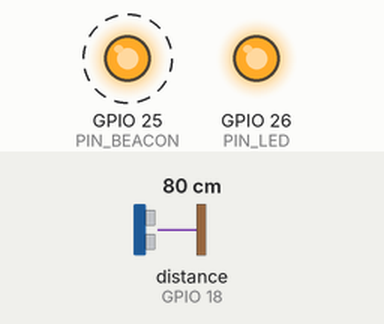
The sketch below on a simulated ESP32. On the bench: output pins drawn as LEDs (lit = HIGH). Wiring (inferred from the names in the program): ultrasonic range finder: trigger GPIO 5; echo GPIO 18. Dashed ring = blinking. The test bench sets the inputs (shaded band); at power-on: distance to the obstacle (sensor on GPIO 18) 80 cm. The echo pulse lasts 58.3 µs per cm; WiFi joins after 1.5 s; servers stay silent unless stated; no MQTT or app messages arrive unless stated; pins used as bus, display or sensor lines are not drawn.

Above: at 0.9 s.
1.3 s: distance to the obstacle (sensor on GPIO 18) set to 299 cm
At 2.26 s:
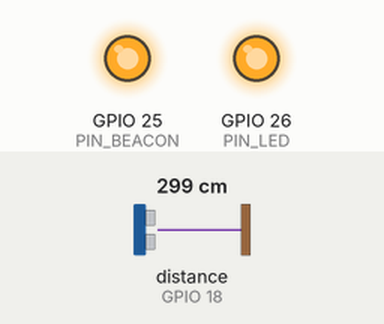
At 2.9 s:
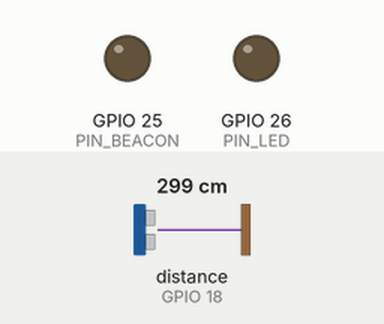
4.3 s: distance to the obstacle (sensor on GPIO 18) set to 35 cm
Timing chart, 0 to 13.3 s (numbered marks = the images above; inputs shaded):
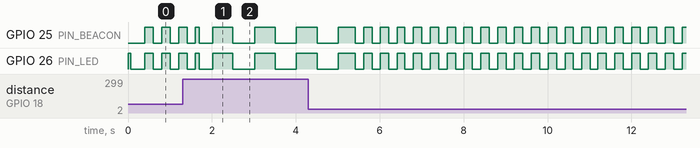

The sketch:

bantay-baha-node.ino
```cpp
// Bantay Baha sensor node: ESP32 + JSN-SR04T on a pole over the creek.
//
// Measures the water, works out the alert level itself, flashes the beacon, publishes
// JSON over MQTT, and texts the captain when the network is down. See docs/sensor-node.md
// for the wiring and the loop this implements, and firmware/README.md to build it.
//
// Libraries: PubSubClient (Nick O'Leary). Board: ESP32 Dev Module (Arduino core 2.x or 3.x).

#include <WiFi.h>
#include <PubSubClient.h>
#include <stdio.h>
#include "config.h"
#include "secrets.h"
#include "bantay_logic.h"

// Kept across deep sleep, so the rise rate and the clock survive it.
RTC_DATA_ATTR bb::History history = {};
RTC_DATA_ATTR uint32_t sleptSeconds = 0;
RTC_DATA_ATTR uint8_t savedStatus = NORMAL;
RTC_DATA_ATTR uint32_t lastHistoryPush = 0;

WiFiClient wifi;
PubSubClient mqtt(wifi);
HardwareSerial gsm(2);

volatile Status status = NORMAL;  // read by the indicator task as well
uint32_t seq = 0;
uint32_t lastReading = 0;
uint32_t lastConnectTry = 0;
uint32_t lastMqttOk = 0;
uint32_t lastSms = 0;
bool smsSentForStatus = false;
float lastLevelCm = 0;
float lastRate = 0;

// Seconds since first power-up, including time spent asleep.
uint32_t nowS() { return sleptSeconds + millis() / 1000; }

// ---- Measuring ---------------------------------------------------------------

// One ping: echo time in microseconds, or 0 when nothing came back.
uint32_t ping() {
  digitalWrite(PIN_TRIG, LOW);
  delayMicroseconds(4);
  digitalWrite(PIN_TRIG, HIGH);
  delayMicroseconds(12);
  digitalWrite(PIN_TRIG, LOW);
  return (uint32_t)pulseIn(PIN_ECHO, HIGH, PING_TIMEOUT_US);
}

// Distance in cm from the median of several pings. Rain and insects give single bad echoes,
// so ones that came back impossibly early, or never, are dropped first. Returns -1 if too few were good.
float measureCm() {
  const float tempC = constrain(temperatureRead(), 5.0f, 60.0f);  // the chip's own sensor: close enough for a few cm
  float good[PINGS_PER_READING];
  int n = 0;
  for (int i = 0; i < PINGS_PER_READING; i++) {
    uint32_t us = ping();
    if (us > 0) {
      float cm = bb::echoToCm((float)us, tempC);
      if (cm >= MIN_DISTANCE_CM) good[n++] = cm;
    }
    delay(PING_GAP_MS);
  }
  if (n < MIN_GOOD_PINGS) return -1.0f;
  return bb::median(good, n);
}

float batteryV() {
#if PIN_BATT_ADC >= 0
  return 2.0f * analogReadMilliVolts(PIN_BATT_ADC) / 1000.0f;
#else
  return 0.0f;
#endif
}

// ---- Beacon and LED ----------------------------------------------------------
// The beacon and LED follow the node's own reading, never the network, so the pole still warns when the hall is dark.
// They run in their own task, so a slow Wi-Fi connect or a modem call never makes the flash stutter.

void updateIndicators() {
  const uint32_t ms = millis();
  const Status now = status;
  bool beacon = false;
  uint32_t period = 0;  // LED blink period
  switch (now) {
    case NORMAL: period = 5000; break;
    case ADVISORY: period = 2000; break;
    case WARNING:
      beacon = (ms / 500) % 2 == 0;
      period = 1000;
      break;
    case EVACUATE:
      beacon = (ms / 200) % 2 == 0;
      period = 400;
      break;
  }
  digitalWrite(PIN_BEACON, beacon ? HIGH : LOW);
  // Short blink at the start of each period, longer as it gets more urgent.
  const uint32_t on = now == NORMAL ? 60 : period / 2;
  digitalWrite(PIN_LED, (ms % period) < on ? HIGH : LOW);
}

// ---- Network -------------------------------------------------------------------

void keepConnected() {
  if (WiFi.status() != WL_CONNECTED) {
    if (millis() - lastConnectTry > 10000 || lastConnectTry == 0) {
      lastConnectTry = millis();
      WiFi.begin(WIFI_SSID, WIFI_PASS);
    }
    return;
  }
  if (!mqtt.connected() && millis() - lastConnectTry > 5000) {
    lastConnectTry = millis();
    mqtt.setServer(MQTT_HOST, MQTT_PORT);
    mqtt.connect(DEVICE_ID);
  }
  if (mqtt.connected()) {
    mqtt.loop();
    lastMqttOk = nowS();
  }
}

bool online() { return mqtt.connected(); }

// Same JSON the simulator publishes (src/sensor/esp32.ts), so the dashboard reads either one.
void publishReading(float distanceCm) {
  char buf[256];
  snprintf(buf, sizeof buf,
           "{\"id\":\"%s\",\"seq\":%lu,\"distance_cm\":%.1f,\"level_cm\":%.1f,\"rate_cm10\":%.1f,\"status\":\"%s\","
           "\"batt_v\":%.2f,\"rssi\":%d,\"temp_c\":%.1f,\"heap_kb\":%lu,\"uptime_s\":%lu}",
           DEVICE_ID, (unsigned long)++seq, distanceCm, lastLevelCm, lastRate, bb::statusName(status), batteryV(),
           WiFi.RSSI(), temperatureRead(), (unsigned long)(ESP.getFreeHeap() / 1024), (unsigned long)nowS());
  mqtt.publish(MQTT_TOPIC, buf);
}

void publishFault() {
  char buf[96];
  snprintf(buf, sizeof buf, "{\"id\":\"%s\",\"seq\":%lu,\"error\":\"no_echo\"}", DEVICE_ID, (unsigned long)++seq);
  mqtt.publish(MQTT_TOPIC, buf);
}

// ---- Offline fallback: SMS to the captain ------------------------------------------

// Sends one AT command and waits for the module to answer (or give up).
bool at(const char* cmd, const char* expect, uint32_t timeoutMs) {
  while (gsm.available()) gsm.read();
  gsm.println(cmd);
  uint32_t until = millis() + timeoutMs;
  String got;
  while (millis() < until) {
    while (gsm.available()) got += (char)gsm.read();
    if (got.indexOf(expect) >= 0) return true;
    if (got.indexOf("ERROR") >= 0) return false;
  }
  return false;
}

void sendSms(const char* number, const char* text) {
  if (!at("AT+CMGF=1", "OK", 2000)) return;
  char cmd[40];
  snprintf(cmd, sizeof cmd, "AT+CMGS=\"%s\"", number);
  if (!at(cmd, ">", 4000)) return;
  gsm.print(text);
  gsm.write(0x1A);  // Ctrl-Z ends the message
  uint32_t until = millis() + 15000;
  String got;
  while (millis() < until) {
    while (gsm.available()) got += (char)gsm.read();
    if (got.indexOf("OK") >= 0 || got.indexOf("ERROR") >= 0) break;
  }
}

// While the network is down: text on every rise to WARNING or above, and again every SMS_REPEAT_S.
void offlineFallback() {
  if (CAPTAIN_COUNT == 0 || status < WARNING) {
    smsSentForStatus = false;
    return;
  }
  const bool offline = !online() && nowS() - lastMqttOk > OFFLINE_AFTER_S;
  if (!offline) return;
  const bool due = !smsSentForStatus || nowS() - lastSms >= SMS_REPEAT_S;
  if (!due) return;
  char text[161];
  bb::smsText(text, sizeof text, status, lastLevelCm, lastRate);
  for (int i = 0; i < CAPTAIN_COUNT; i++) sendSms(CAPTAIN_NUMBERS[i], text);
  smsSentForStatus = true;
  lastSms = nowS();
}

// ---- Main loop -----------------------------------------------------------------------

void takeReading() {
  const float cm = measureCm();
  if (cm < 0) {  // no usable echo: say so, change nothing
    if (online()) publishFault();
    return;
  }
  const uint32_t t = nowS();
  lastLevelCm = MOUNT_HEIGHT_M * 100.0f - cm;
  const float level = lastLevelCm / 100.0f;
  lastRate = history.rate(t, level);
  const Status next = bb::classify(level, lastRate, status);
  if (next != status) smsSentForStatus = false;
  status = next;
  savedStatus = status;
  if (t - lastHistoryPush >= SAMPLE_EVERY_S || history.count == 0) {
    history.push(t, level);
    lastHistoryPush = t;
  }
  if (online()) publishReading(cm);
}

void indicatorTask(void*) {
  for (;;) {
    updateIndicators();
    vTaskDelay(pdMS_TO_TICKS(20));
  }
}

void setup() {
  pinMode(PIN_TRIG, OUTPUT);
  pinMode(PIN_ECHO, INPUT);
  pinMode(PIN_BEACON, OUTPUT);
  pinMode(PIN_LED, OUTPUT);
  digitalWrite(PIN_BEACON, LOW);
  status = (Status)savedStatus;
  gsm.begin(115200, SERIAL_8N1, GSM_RX, GSM_TX);
  WiFi.mode(WIFI_STA);
  mqtt.setSocketTimeout(2);
  lastMqttOk = nowS();
  xTaskCreate(indicatorTask, "indicators", 2048, NULL, 1, NULL);
}

void loop() {
  keepConnected();

  const uint32_t every = status >= ADVISORY ? FAST_EVERY_S : SAMPLE_EVERY_S;
  if (lastReading == 0 || nowS() - lastReading >= every) {
    lastReading = nowS();
    takeReading();
    offlineFallback();
  }

  // Quiet creek, flat battery: sleep between readings. Never while the water is up.
  if (status == NORMAL && PIN_BATT_ADC >= 0 && batteryV() > 0 && batteryV() < BATT_LOW_V) {
    digitalWrite(PIN_BEACON, LOW);
    digitalWrite(PIN_LED, LOW);
    sleptSeconds += millis() / 1000 + SLEEP_S;
    esp_sleep_enable_timer_wakeup((uint64_t)SLEEP_S * 1000000ULL);
    esp_deep_sleep_start();
  }
}
```

bantay_logic.h
```cpp
// The node's decisions, with no Arduino in them so they can be tested on a PC.
// Every rule here mirrors the TypeScript the simulator and dashboard run:
//   classify()  <->  classifyStatus() in src/sensor/status.ts
//   History     <->  riseRate()       in src/sensor/status.ts
// firmware/test-vectors.json holds cases generated from the TypeScript; the
// host test (firmware/test/logic_test.cpp) checks this file against all of them.
#pragma once
#include <stdint.h>
#include <stdio.h>

enum Status : uint8_t { NORMAL = 0, ADVISORY = 1, WARNING = 2, EVACUATE = 3 };

namespace bb {

// Same numbers as THRESHOLDS, RATE_ESCALATE_CM in src/config.ts (m above the gauge zero).
const float TH_ADVISORY = 2.0f;
const float TH_WARNING = 2.8f;
const float TH_EVACUATE = 3.3f;
const float RATE_ESCALATE_CM = 30.0f;
// The level must fall this far under a threshold before the status steps down.
const float HYSTERESIS = 0.08f;

inline const char* statusName(Status s) {
  static const char* const names[] = {"NORMAL", "ADVISORY", "WARNING", "EVACUATE"};
  return names[s];
}

// level in m, rate in cm per 10 min, cur = status before this reading.
inline Status classify(float level, float rate, Status cur) {
  const float limits[3] = {TH_ADVISORY, TH_WARNING, TH_EVACUATE};
  int idx = 0;
  int byLevel = 0;
  for (int i = 0; i < 3; i++) {
    if (level >= limits[i] - ((int)cur > i ? HYSTERESIS : 0.0f)) idx = i + 1;
    if (level >= limits[i]) byLevel++;
  }
  // A fast rise counts one step above what the plain level says, never more, so a status
  // that a fast rise already raised is not raised again.
  bool fast = rate >= RATE_ESCALATE_CM || ((int)cur > byLevel && rate >= RATE_ESCALATE_CM * 0.6f);
  if (fast && level >= TH_ADVISORY - 0.5f) {
    int up = byLevel + 1 > 3 ? 3 : byLevel + 1;
    if (up > idx) idx = up;
  }
  return (Status)idx;
}

// Median of n values (sorts them in place). Returns -1 when there are none.
inline float median(float* v, int n) {
  if (n <= 0) return -1.0f;
  for (int i = 1; i < n; i++) {
    float x = v[i];
    int j = i - 1;
    while (j >= 0 && v[j] > x) {
      v[j + 1] = v[j];
      j--;
    }
    v[j + 1] = x;
  }
  return (n & 1) ? v[n / 2] : 0.5f * (v[n / 2 - 1] + v[n / 2]);
}

// Echo time to distance in cm, corrected for the air temperature in degrees C.
inline float echoToCm(float echoUs, float tempC) {
  const float speed = 331.3f + 0.606f * tempC;  // m/s
  return echoUs * 1e-6f * speed * 50.0f;         // there and back, m to cm
}

// The last ten minutes of levels, one sample every 5 s, for the rise rate.
// A plain struct with no constructor, so it can live in RTC memory (`= {}` is all the setup it needs).
struct History {
  static const int N = 140;
  uint32_t t[N];
  float level[N];
  int head;
  int count;

  void push(uint32_t seconds, float lv) {
    t[head] = seconds;
    level[head] = lv;
    head = (head + 1) % N;
    if (count < N) count++;
  }

  // cm per 10 min from the oldest sample inside the last 10 minutes. Zero until there is a minute of data.
  float rate(uint32_t now, float lv) const {
    for (int i = 0; i < count; i++) {
      int idx = (head - count + i + N) % N;
      if (t[idx] + 600 >= now) {
        uint32_t dt = now - t[idx];
        if (dt < 60) return 0.0f;
        return (lv - level[idx]) * 100.0f * 600.0f / (float)dt;
      }
    }
    return 0.0f;
  }
};

// The text the captain gets when the network is down. Plain ASCII, one 160-character SMS.
// Same wording as smsText() in src/net/offline.ts.
inline int smsText(char* out, int size, Status s, float levelCm, float rateCm) {
  static const char* const action[] = {"Water is falling. Stay alert.", "Prepare go-bags.", "Low-lying homes go to the Barangay Hall now.",
                                       "EVERYONE to the Barangay Hall now!"};
  int r = (int)(rateCm >= 0 ? rateCm + 0.5f : rateCm - 0.5f);
  int l = (int)(levelCm + 0.5f);
  return snprintf(out, size, "BANTAY BAHA bb-01 %s: %dcm, %s%dcm/10min. %s", statusName(s), l, r >= 0 ? "+" : "", r, action[s]);
}

}  // namespace bb
```

secrets.example.h
```cpp
// Copy this file to secrets.h and fill it in. secrets.h is in .gitignore.
#pragma once

#define WIFI_SSID "barangay-hall"
#define WIFI_PASS "change-me"
// The gateway at the hall (the phone, laptop or Pi running Mosquitto).
#define MQTT_HOST "192.168.1.10"
// Who gets the offline SMS. Set CAPTAIN_COUNT to 0 to switch the fallback off.
static const char* const CAPTAIN_NUMBERS[] = {"+639170000000"};
#define CAPTAIN_COUNT 1
```

config.h
```cpp
// Everything you set for your own node. Wi-Fi and phone numbers live in secrets.h, which is not committed.
#pragma once

// ---- Mounting -------------------------------------------------------------
// Height of the transducer face above the gauge zero, in metres, measured with a tape and a level on a calm day.
// docs/sensor-node.md recommends about 6 m for the cheap JSN-SR04T. The simulator uses 7.00, so to try this
// node against the simulator, set both to the same number (SENSOR_HEIGHT in src/config.ts).
#define MOUNT_HEIGHT_M 6.00f

// ---- Pins (match the wiring diagram in docs/sensor-node.md) ----------------
#define PIN_TRIG 5
#define PIN_ECHO 18   // behind the 20k/10k divider
#define PIN_BEACON 25 // MOSFET gate, switches the 5 V strobe
#define PIN_LED 26    // status LED on the lid, through 220 ohm
// Optional: battery voltage through two equal resistors (100k + 100k) to this pin. -1 = not fitted.
#define PIN_BATT_ADC -1
// Optional GSM module for the offline fallback (SIM7600 or A7670 for 4G, SIM800L where 2G is still on).
#define GSM_RX 16 // ESP32 RX2, to the module's TX
#define GSM_TX 17 // ESP32 TX2, to the module's RX

// ---- Measuring -------------------------------------------------------------
#define PINGS_PER_READING 5      // the median of these is the reading
#define PING_GAP_MS 60
#define PING_TIMEOUT_US 38000UL  // about 6.5 m, longer than any real echo
#define MIN_DISTANCE_CM 25.0f    // the JSN-SR04T cannot see closer than this
#define MIN_GOOD_PINGS 3         // fewer good echoes than this and the reading is thrown away
#define SAMPLE_EVERY_S 5         // history for the rise rate is always one sample per 5 s
#define FAST_EVERY_S 2           // publish this often while the water is at ADVISORY or above

// ---- Network ---------------------------------------------------------------
#define MQTT_TOPIC "bantaybaha/sensor/01"
#define DEVICE_ID "bb-01"
#define MQTT_PORT 1883

// ---- Power -----------------------------------------------------------------
#define BATT_LOW_V 3.55f         // while NORMAL and below this, sleep between readings
#define SLEEP_S 60

// ---- Offline fallback ------------------------------------------------------
#define OFFLINE_AFTER_S 30       // no MQTT for this long counts as offline
#define SMS_REPEAT_S 900         // while offline and at WARNING or above, text again every 15 min
```
